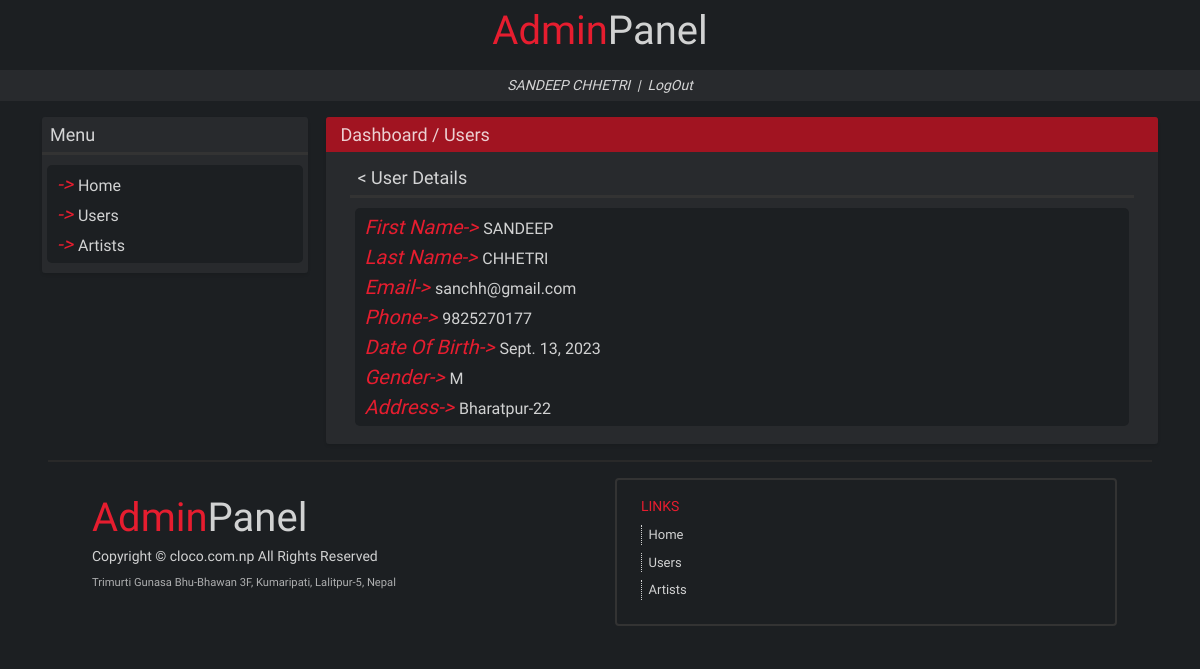
Before: /dashboard/users/2/ (signed in) with the older database file.
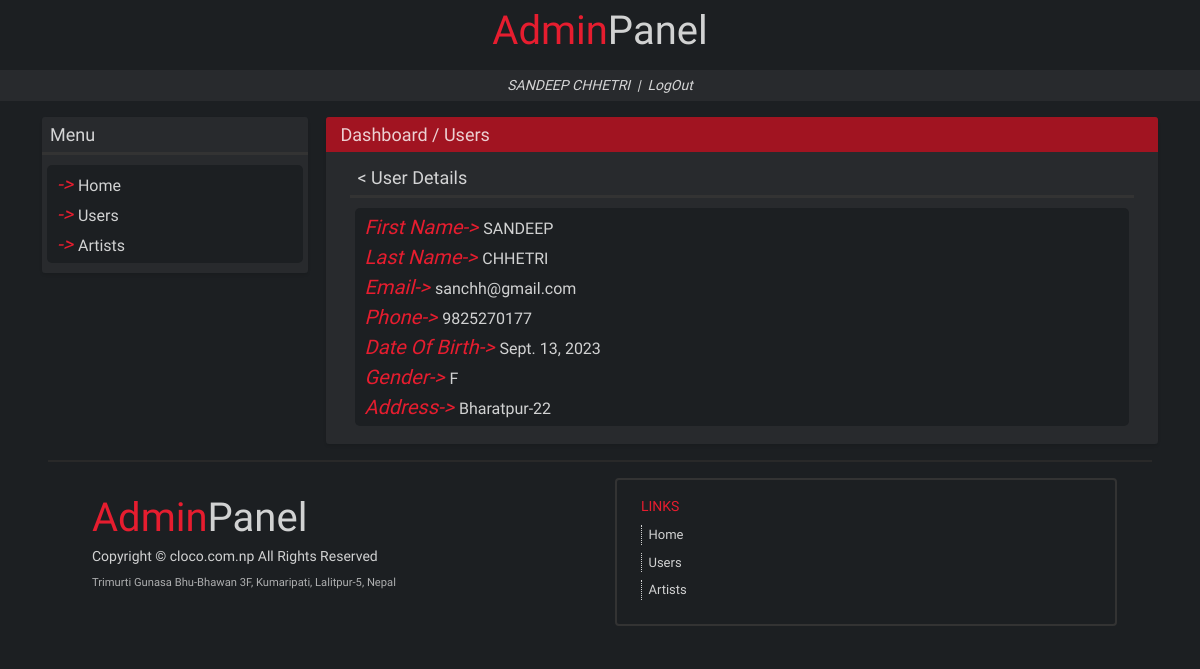
After: the same page with the newer database file.
### accounts/models.py (models this page shows)
class User(AbstractUser):
    GENDER_CHOICES = (
        ('M', 'Male'),
        ('F', 'Female'),
        ('O', 'Other'),
    )
    username = None
    first_name = models.CharField(max_length=20)
    last_name = models.CharField(max_length=20)
    email = models.EmailField(unique=True)
    password = models.CharField(max_length=40)
    phone = models.CharField(max_length=20, unique=True)
    dob = models.DateField(null=True, blank=True)
    gender = models.CharField(max_length=1, choices=GENDER_CHOICES)
    address = models.CharField(max_length=50)
    created_at = models.DateTimeField(auto_now_add=True)
    updated_at = models.DateTimeField(auto_now=True)
    USERNAME_FIELD = 'email'
    REQUIRED_FIELDS = ['phone']
    objects = UserManager()

### musicRecord/usersViews.py (the view)
# urls.py: path('users/<int:pk>/', usersViews.user_detail),
def user_detail(request, pk=None):
    if not request.user.is_authenticated:
        return redirect('/')
    else:
        try:
            user = User.objects.get(pk = pk)
        except:
            user = None
        try:
            page = request.GET.get('page')
        except:
            page = None
        return render(request, 'users/userdetail.html', {'user_name':user_name(request), 'user':user, 'page':page})

### musicRecord/usersViews.py (called while the page is built)
def user_name(request):
    return request.user.first_name.upper()+' '+request.user.last_name.upper()

### templates/users/userdetail.html (shortened to what this page needs)
{% extends 'base.html' %}
{% block content %}
<div class="row mb-3">
    <div class="d-none d-lg-block col-sm-12 col-lg-3 px-4">
        <div class="row mb-3 main-box">
            <div class="sidebox-text px-2 py-1 mb-0">
              Menu
            </div>
            <div class="col-12 mt-0 pt-0" style="background:#333; height:3px;">
            </div>
            <div class="col-12 sidebox-menus">
              <div class="row sidebox-menu py-1">
                <div class="col-12 p-0 m-0" style="color:#e61d2f;">
                    <i>-> </i>
                      <a class="menu-options" href="{% url 'dashboard' %}">Home</a>
                    <br>
                </div>
                <div class="col-12 p-0 m-0" style="color:#e61d2f;">
                    <i>-> </i>
                      <a class="menu-options {% if activetab == 'users' %}activetab{% endif %}" href="{% url 'users' %}">Users</a>
                    <br>
                </div>
                <div class="col-12 p-0 m-0" style="color:#e61d2f;">
                    <i>-> </i>
                      <a class="menu-options" href="{% url 'artists' %}">Artists</a>
                    <br>
                </div>
              </div>
            </div>
        </div>
    </div>
    <div class="col-sm-12 col-lg-9 px-4">
        <div class="row main-box">
            <div class="col-12 box-top py-1">
                <a class="link" href="{% url 'dashboard' %}">Dashboard</a> / <a class="link" href="{% url 'users' %}">Users</a>
            </div>
            <div class="col-12 box-content px-0 px-lg-4">
                <div class="mt-2 pb-2">
                    <div class="sidebox-text px-2 py-1 mb-0">
                        {% if page %}
                        <a href="{% url 'allusers' %}?page={{page}}" class="link">< User Details</a>
                        {% else %}
                        <a href="{% url 'users' %}" class="link">< User Details</a>
                        {% endif %}
                    </div>
                    <div class="col-12 mt-0 pt-0" style="background:#333; height:3px;">
                    </div>
                    <div class="col-12 sidebox-menus">
                        <div class="row sidebox-menu py-1">
                            <div class="col-12 p-0 m-0" style="color:#e61d2f;">
                                <i>First Name-> </i>
                                <span class="detail-text" href="{% url 'users' %}{{user.id}}">{{user.first_name.upper}}</span>
                                <br>
                                <i>Last Name-> </i>
                                <span class="detail-text" href="{% url 'users' %}{{user.id}}">{{user.last_name.upper}}</span>
                                <br>
                                <i>Email-> </i>
                                <span class="detail-text" href="{% url 'users' %}{{user.id}}">{{user.email}}</span>
                                <br>
                                <i>Phone-> </i>
                                <span class="detail-text" href="{% url 'users' %}{{user.id}}">{{user.phone}}</span>
                                <br>
                                <i>Date Of Birth-> </i>
                                <span class="detail-text" href="{% url 'users' %}{{user.id}}">{{user.dob}}</span>
                                <br>
                                <i>Gender-> </i>
                                <span class="detail-text" href="{% url 'users' %}{{user.id}}">{{user.gender}}</span>
                                <br>
                                <i>Address-> </i>
                                <span class="detail-text" href="{% url 'users' %}{{user.id}}">{{user.address}}</span>
                                <br>
                            </div>
                        </div>
                    </div>
                </div>
            </div>
        </div>
    </div>
{% endblock %}

Changed rows visible on the page:
changed User "SANDEEP": gender "M" → "F"
